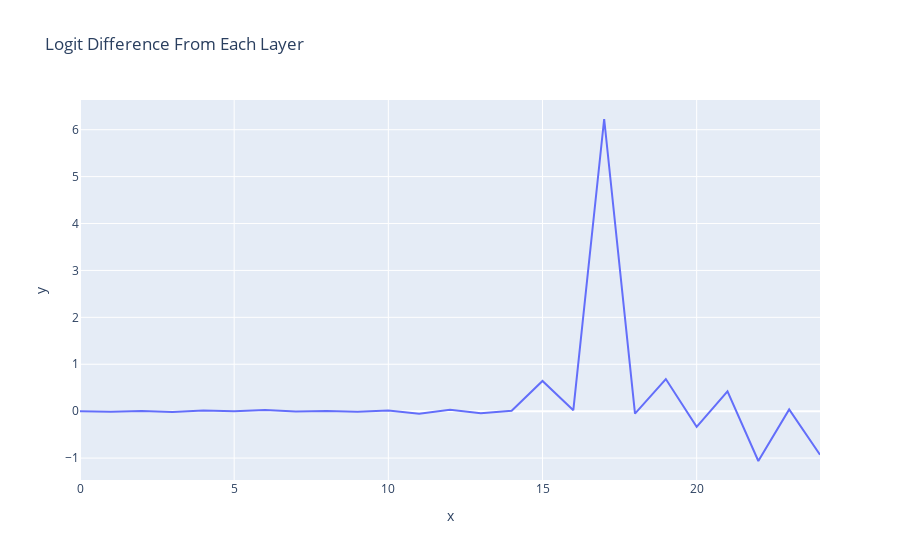

This figure's notebook cell:
### Markdown cell above
### Layer Attribution

### Code cell
from visualization_utils import l_line
per_layer_residual, labels = clean_cache.decompose_resid(layer=-1, pos_slice=-1, return_labels=True)
per_layer_logit_diffs = residual_stack_to_logit_diff(per_layer_residual, logit_diff_directions, prompts, clean_cache)
l_line(per_layer_logit_diffs, hover_name=labels, title="Logit Difference From Each Layer")

### Figure 1 — Plotly figure (JSON) as saved in the notebook; plotly's stock layout.template omitted (floating-point values rounded to 4 significant figures)
{"data": [{"hovertemplate": "<b>%{hovertext}</b><br><br>x=%{x}<br>y=%{y}<extra></extra>", "hovertext": ["embed", "0_attn_out", "0_mlp_out", "1_attn_out", "1_mlp_out", "2_attn_out", "2_mlp_out", "3_attn_out", "3_mlp_out", "4_attn_out", "4_mlp_out", "5_attn_out", "5_mlp_out", "6_attn_out", "6_mlp_out", "7_attn_out", "7_mlp_out", "8_attn_out", "8_mlp_out", "9_attn_out", "9_mlp_out", "10_attn_out", "10_mlp_out", "11_attn_out", "11_mlp_out"], "legendgroup": "", "line": {"color": "#636efa", "dash": "solid"}, "marker": {"symbol": "circle"}, "mode": "lines", "name": "", "orientation": "v", "showlegend": false, "type": "scatter", "x": [0, 1, 2, 3, 4, 5, 6, 7, 8, 9, 10, 11, 12, 13, 14, 15, 16, 17, 18, 19, 20, 21, 22, 23, 24], "xaxis": "x", "y": [-0.0005958, -0.01195, 0.00358, -0.01927, 0.01499, -0.001391, 0.02315, -0.008489, 0.002642, -0.01271, 0.0118, -0.05247, 0.02988, -0.04584, 0.008293, 0.6433, 0.02129, 6.228, -0.05175, 0.6846, -0.3348, 0.4247, -1.062, 0.03752, -0.929], "yaxis": "y"}], "layout": {"legend": {"tracegroupgap": 0}, "title": {"text": "Logit Difference From Each Layer"}, "xaxis": {"anchor": "y", "domain": [0, 1], "title": {"text": "x"}}, "yaxis": {"anchor": "x", "domain": [0, 1], "title": {"text": "y"}}}}
